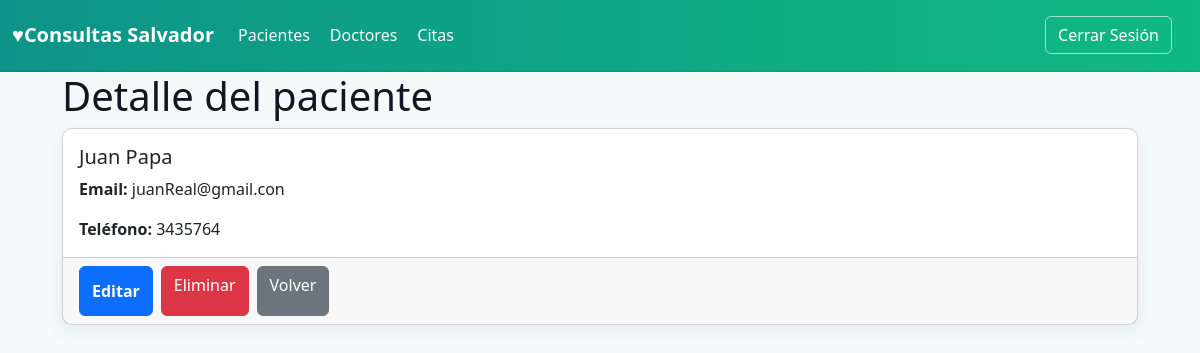
The page /gestion/pacientes/1/ (signed in) on the database its author committed.
### gestion/models.py (models this page shows, shortened)
class Paciente(models.Model):
    nombre = models.CharField(max_length=100)
    apellido = models.CharField(max_length=100)
    email = models.EmailField(unique=True)
    telefono = models.CharField(max_length=15)

### gestion/views.py (the view)
@method_decorator(login_required, name='dispatch')
class pacienteDetailView(DetailView):
    model = Paciente
    template_name = 'pacientes/paciente_detail.html'
    context_object_name = 'paciente'

### gestion/Templates/pacientes/paciente_detail.html (shortened to what this page needs)
{% extends "core/index.html" %}
{% block contenido %}
  <h1>Detalle del paciente</h1>
  <div class="card mb-3">
    <div class="card-body">
      <h5 class="card-title">{{ paciente.nombre }} {{ paciente.apellido }}</h5>
      <p class="card-text"><strong>Email:</strong> {{ paciente.email }}</p>
      <p class="card-text"><strong>Teléfono:</strong> {{ paciente.telefono }}</p>
    </div>
    <div class="card-footer d-flex gap-2">
      <a href="{% url 'gestion:paciente_update' paciente.id %}" class="btn btn-primary">Editar</a>
      <a href="{% url 'gestion:paciente_delete' paciente.id %}" class="btn btn-danger">Eliminar</a>
      <a href="{% url 'gestion:paciente_list' %}" class="btn btn-secondary">Volver</a>
    </div>
  </div>
{% endblock %}

### static/core/css/site.css (style rules this page uses)
body { background-color: #f3fbfa; color: #0f1720; font-family: "Segoe UI", Roboto, "Helvetica Neue", Arial, sans-serif; }
.card { border-radius: 0.6rem; box-shadow: 0 6px 18px rgba(4, 29, 29, 0.06); }
.btn-primary { padding: 0.75rem; font-weight: 600; transition: all 0.2s; }

### rows shown on the page
Paciente: nombre "Juan", apellido "Papa", email "juanReal@gmail.con", telefono "3435764"
